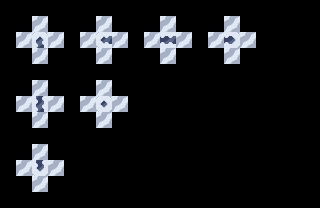

Below is a game level as drawn by its tile map, then a one-line description and the .tmx file that defines it, in full:
An orthogonal 20x13 tile map with 16x16 px tiles, 4 tile layers (regions, input_prototype, inputnot_prototype, output_snow), 3 tilesets.

<map version="1.5" tiledversion="1.7.2" orientation="orthogonal" renderorder="right-down" width="20" height="13" tilewidth="16" tileheight="16" infinite="0" nextlayerid="5" nextobjectid="1">
 <tileset firstgid="1" source="../../tilesets/automap.tsx" />
 <tileset firstgid="9" source="../../tilesets/ice.tsx" />
 <tileset firstgid="41" source="../../tilesets/snow.tsx" />
 <layer id="1" name="regions" width="20" height="13">
  <data encoding="csv">
0,0,0,0,0,0,0,0,0,0,0,0,0,0,0,0,0,0,0,0,
0,0,3,0,0,0,3,0,0,0,3,0,0,0,3,0,0,0,0,0,
0,3,3,3,0,3,3,3,0,3,3,3,0,3,3,3,0,0,0,0,
0,0,3,0,0,0,3,0,0,0,3,0,0,0,3,0,0,0,0,0,
0,0,0,0,0,0,0,0,0,0,0,0,0,0,0,0,0,0,0,0,
0,0,3,0,0,0,3,0,0,0,0,0,0,0,0,0,0,0,0,0,
0,3,3,3,0,3,3,3,0,0,0,0,0,0,0,0,0,0,0,0,
0,0,3,0,0,0,3,0,0,0,0,0,0,0,0,0,0,0,0,0,
0,0,0,0,0,0,0,0,0,0,0,0,0,0,0,0,0,0,0,0,
0,0,3,0,0,0,0,0,0,0,0,0,0,0,0,0,0,0,0,0,
0,3,3,3,0,0,0,0,0,0,0,0,0,0,0,0,0,0,0,0,
0,0,3,0,0,0,0,0,0,0,0,0,0,0,0,0,0,0,0,0,
0,0,0,0,0,0,0,0,0,0,0,0,0,0,0,0,0,0,0,0
</data>
 </layer>
 <layer id="2" name="input_prototype" width="20" height="13">
  <data encoding="csv">
0,0,0,0,0,0,0,0,0,0,0,0,0,0,0,0,0,0,0,0,
0,0,0,0,0,0,0,0,0,0,0,0,0,0,0,0,0,0,0,0,
0,0,1,0,0,0,1,1,0,1,1,1,0,1,1,0,0,0,0,0,
0,0,1,0,0,0,0,0,0,0,0,0,0,0,0,0,0,0,0,0,
0,0,0,0,0,0,0,0,0,0,0,0,0,0,0,0,0,0,0,0,
0,0,1,0,0,0,0,0,0,0,0,0,0,0,0,0,0,0,0,0,
0,0,1,0,0,0,1,0,0,0,0,0,0,0,0,0,0,0,0,0,
0,0,1,0,0,0,0,0,0,0,0,0,0,0,0,0,0,0,0,0,
0,0,0,0,0,0,0,0,0,0,0,0,0,0,0,0,0,0,0,0,
0,0,1,0,0,0,0,0,0,0,0,0,0,0,0,0,0,0,0,0,
0,0,1,0,0,0,0,0,0,0,0,0,0,0,0,0,0,0,0,0,
0,0,0,0,0,0,0,0,0,0,0,0,0,0,0,0,0,0,0,0,
0,0,0,0,0,0,0,0,0,0,0,0,0,0,0,0,0,0,0,0
</data>
 </layer>
 <layer id="4" name="inputnot_prototype" width="20" height="13" tintcolor="#d92f18">
  <data encoding="csv">
0,0,0,0,0,0,0,0,0,0,0,0,0,0,0,0,0,0,0,0,
0,0,1,0,0,0,1,0,0,0,1,0,0,0,1,0,0,0,0,0,
0,1,0,1,0,1,0,0,0,0,0,0,0,0,0,1,0,0,0,0,
0,0,0,0,0,0,1,0,0,0,1,0,0,0,1,0,0,0,0,0,
0,0,0,0,0,0,0,0,0,0,0,0,0,0,0,0,0,0,0,0,
0,0,0,0,0,0,1,0,0,0,0,0,0,0,0,0,0,0,0,0,
0,1,0,1,0,1,0,1,0,0,0,0,0,0,0,0,0,0,0,0,
0,0,0,0,0,0,1,0,0,0,0,0,0,0,0,0,0,0,0,0,
0,0,0,0,0,0,0,0,0,0,0,0,0,0,0,0,0,0,0,0,
0,0,0,0,0,0,0,0,0,0,0,0,0,0,0,0,0,0,0,0,
0,1,0,1,0,0,0,0,0,0,0,0,0,0,0,0,0,0,0,0,
0,0,1,0,0,0,0,0,0,0,0,0,0,0,0,0,0,0,0,0,
0,0,0,0,0,0,0,0,0,0,0,0,0,0,0,0,0,0,0,0
</data>
 </layer>
 <layer id="3" name="output_snow" width="20" height="13">
  <data encoding="csv">
0,0,0,0,0,0,0,0,0,0,0,0,0,0,0,0,0,0,0,0,
0,0,0,0,0,0,0,0,0,0,0,0,0,0,0,0,0,0,0,0,
0,0,44,0,0,0,65,0,0,0,66,0,0,0,67,0,0,0,0,0,
0,0,0,0,0,0,0,0,0,0,0,0,0,0,0,0,0,0,0,0,
0,0,0,0,0,0,0,0,0,0,0,0,0,0,0,0,0,0,0,0,
0,0,0,0,0,0,0,0,0,0,0,0,0,0,0,0,0,0,0,0,
0,0,52,0,0,0,68,0,0,0,0,0,0,0,0,0,0,0,0,0,
0,0,0,0,0,0,0,0,0,0,0,0,0,0,0,0,0,0,0,0,
0,0,0,0,0,0,0,0,0,0,0,0,0,0,0,0,0,0,0,0,
0,0,0,0,0,0,0,0,0,0,0,0,0,0,0,0,0,0,0,0,
0,0,60,0,0,0,0,0,0,0,0,0,0,0,0,0,0,0,0,0,
0,0,0,0,0,0,0,0,0,0,0,0,0,0,0,0,0,0,0,0,
0,0,0,0,0,0,0,0,0,0,0,0,0,0,0,0,0,0,0,0
</data>
 </layer>
</map>